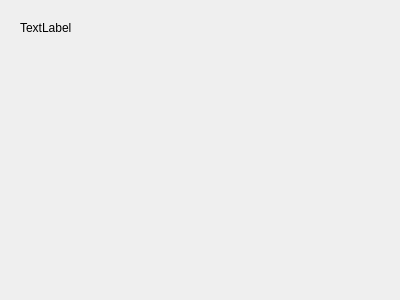
<?xml version="1.0" encoding="UTF-8"?>
<ui version="4.0">
 <class>MainWindow</class>
 <widget class="QMainWindow" name="MainWindow">
  <property name="geometry">
   <rect>
    <x>0</x>
    <y>0</y>
    <width>400</width>
    <height>300</height>
   </rect>
  </property>
  <property name="windowTitle">
   <string>MainWindow</string>
  </property>
  <widget class="QWidget" name="centralWidget">
   <widget class="QLabel" name="label">
    <property name="geometry">
     <rect>
      <x>20</x>
      <y>20</y>
      <width>59</width>
      <height>15</height>
     </rect>
    </property>
    <property name="text">
     <string>TextLabel</string>
    </property>
   </widget>
  </widget>
 </widget>
 <layoutdefault spacing="6" margin="11"/>
 <resources/>
 <connections/>
</ui>
